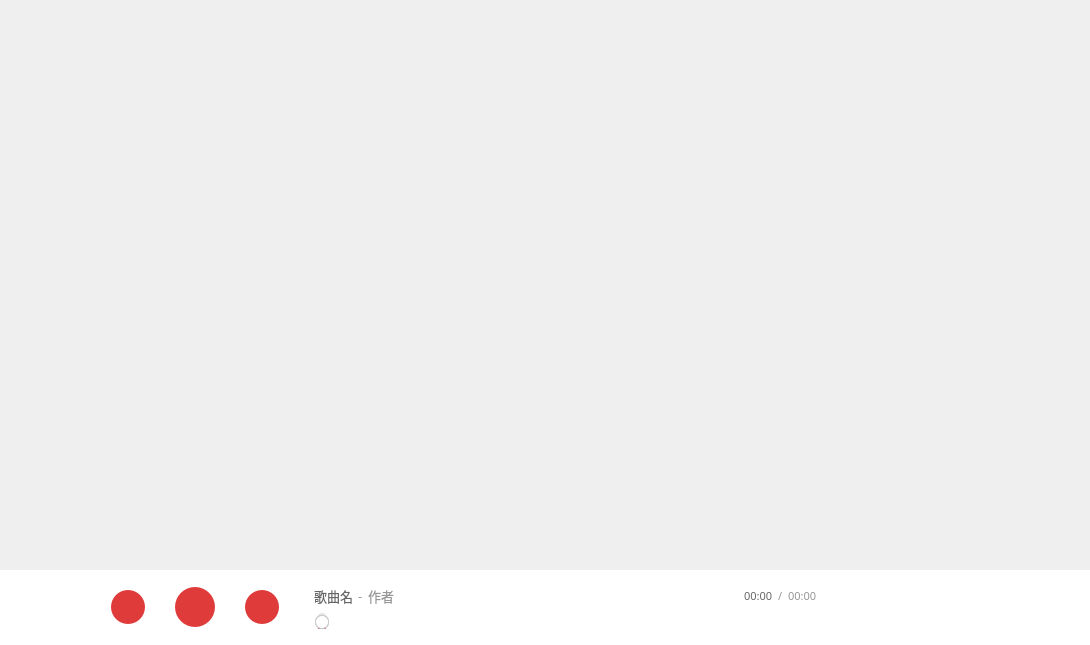
<?xml version="1.0" encoding="UTF-8"?>
<ui version="4.0">
 <class>MainWindow</class>
 <widget class="QMainWindow" name="MainWindow">
  <property name="geometry">
   <rect>
    <x>0</x>
    <y>0</y>
    <width>1090</width>
    <height>645</height>
   </rect>
  </property>
  <property name="sizePolicy">
   <sizepolicy hsizetype="Expanding" vsizetype="MinimumExpanding">
    <horstretch>0</horstretch>
    <verstretch>0</verstretch>
   </sizepolicy>
  </property>
  <property name="minimumSize">
   <size>
    <width>800</width>
    <height>600</height>
   </size>
  </property>
  <property name="windowTitle">
   <string>Netease Music</string>
  </property>
  <property name="windowIcon">
   <iconset resource="../res.qrc">
    <normaloff>:/logo/logo88</normaloff>:/logo/logo88</iconset>
  </property>
  <property name="autoFillBackground">
   <bool>false</bool>
  </property>
  <property name="styleSheet">
   <string notr="true"/>
  </property>
  <property name="animated">
   <bool>true</bool>
  </property>
  <property name="tabShape">
   <enum>QTabWidget::Rounded</enum>
  </property>
  <widget class="QWidget" name="centralwidget">
   <property name="sizePolicy">
    <sizepolicy hsizetype="MinimumExpanding" vsizetype="MinimumExpanding">
     <horstretch>0</horstretch>
     <verstretch>0</verstretch>
    </sizepolicy>
   </property>
   <layout class="QVBoxLayout" name="verticalLayout_3">
    <property name="spacing">
     <number>0</number>
    </property>
    <property name="leftMargin">
     <number>0</number>
    </property>
    <property name="topMargin">
     <number>0</number>
    </property>
    <property name="rightMargin">
     <number>0</number>
    </property>
    <property name="bottomMargin">
     <number>0</number>
    </property>
    <item>
     <widget class="QStackedWidget" name="stackedWidget">
      <property name="sizePolicy">
       <sizepolicy hsizetype="MinimumExpanding" vsizetype="MinimumExpanding">
        <horstretch>0</horstretch>
        <verstretch>0</verstretch>
       </sizepolicy>
      </property>
      <property name="minimumSize">
       <size>
        <width>0</width>
        <height>0</height>
       </size>
      </property>
      <property name="currentIndex">
       <number>1</number>
      </property>
      <widget class="QWidget" name="page_3"/>
      <widget class="QWidget" name="page_4"/>
     </widget>
    </item>
    <item>
     <widget class="QWidget" name="widget" native="true">
      <property name="sizePolicy">
       <sizepolicy hsizetype="MinimumExpanding" vsizetype="Preferred">
        <horstretch>0</horstretch>
        <verstretch>0</verstretch>
       </sizepolicy>
      </property>
      <property name="maximumSize">
       <size>
        <width>16777215</width>
        <height>75</height>
       </size>
      </property>
      <property name="styleSheet">
       <string notr="true">background-color: rgb(255, 255, 255);</string>
      </property>
      <layout class="QHBoxLayout" name="horizontalLayout_6">
       <property name="spacing">
        <number>35</number>
       </property>
       <property name="leftMargin">
        <number>1</number>
       </property>
       <property name="topMargin">
        <number>1</number>
       </property>
       <property name="rightMargin">
        <number>64</number>
       </property>
       <property name="bottomMargin">
        <number>1</number>
       </property>
       <item>
        <widget class="QPushButton" name="coverButton">
         <property name="minimumSize">
          <size>
           <width>75</width>
           <height>75</height>
          </size>
         </property>
         <property name="maximumSize">
          <size>
           <width>75</width>
           <height>75</height>
          </size>
         </property>
         <property name="styleSheet">
          <string notr="true">border:none;</string>
         </property>
         <property name="text">
          <string/>
         </property>
         <property name="icon">
          <iconset resource="../res.qrc">
           <normaloff>:/img/default-cover</normaloff>:/img/default-cover</iconset>
         </property>
         <property name="iconSize">
          <size>
           <width>75</width>
           <height>75</height>
          </size>
         </property>
         <property name="autoDefault">
          <bool>false</bool>
         </property>
         <property name="default">
          <bool>false</bool>
         </property>
         <property name="flat">
          <bool>false</bool>
         </property>
        </widget>
       </item>
       <item>
        <layout class="QHBoxLayout" name="horizontalLayout">
         <property name="spacing">
          <number>30</number>
         </property>
         <item>
          <widget class="QPushButton" name="lastButton">
           <property name="minimumSize">
            <size>
             <width>34</width>
             <height>34</height>
            </size>
           </property>
           <property name="styleSheet">
            <string notr="true">QPushButton {background-color: rgb(223, 59, 59);
border-radius: 17px;}

QPushButton:pressed {background-color:#BC2F2D}</string>
           </property>
           <property name="text">
            <string/>
           </property>
           <property name="icon">
            <iconset resource="../res.qrc">
             <normaloff>:/icon/last</normaloff>:/icon/last</iconset>
           </property>
           <property name="iconSize">
            <size>
             <width>18</width>
             <height>18</height>
            </size>
           </property>
           <property name="autoDefault">
            <bool>false</bool>
           </property>
           <property name="default">
            <bool>false</bool>
           </property>
           <property name="flat">
            <bool>false</bool>
           </property>
          </widget>
         </item>
         <item>
          <widget class="QPushButton" name="playButton">
           <property name="minimumSize">
            <size>
             <width>40</width>
             <height>40</height>
            </size>
           </property>
           <property name="styleSheet">
            <string notr="true">QPushButton {background-color: rgb(223, 59, 59);
border-radius: 20px;}

QPushButton:pressed {background-color:#BC2F2D}</string>
           </property>
           <property name="text">
            <string/>
           </property>
           <property name="icon">
            <iconset resource="../res.qrc">
             <normaloff>:/icon/play</normaloff>:/icon/play</iconset>
           </property>
           <property name="iconSize">
            <size>
             <width>18</width>
             <height>18</height>
            </size>
           </property>
           <property name="autoDefault">
            <bool>false</bool>
           </property>
           <property name="default">
            <bool>false</bool>
           </property>
           <property name="flat">
            <bool>false</bool>
           </property>
          </widget>
         </item>
         <item>
          <widget class="QPushButton" name="nextButton">
           <property name="minimumSize">
            <size>
             <width>34</width>
             <height>34</height>
            </size>
           </property>
           <property name="styleSheet">
            <string notr="true">QPushButton {background-color: rgb(223, 59, 59);
border-radius: 17px;}

QPushButton:pressed {background-color:#BC2F2D}</string>
           </property>
           <property name="text">
            <string/>
           </property>
           <property name="icon">
            <iconset resource="../res.qrc">
             <normaloff>:/icon/next</normaloff>:/icon/next</iconset>
           </property>
           <property name="iconSize">
            <size>
             <width>18</width>
             <height>18</height>
            </size>
           </property>
           <property name="autoDefault">
            <bool>false</bool>
           </property>
           <property name="default">
            <bool>false</bool>
           </property>
           <property name="flat">
            <bool>false</bool>
           </property>
          </widget>
         </item>
        </layout>
       </item>
       <item>
        <layout class="QVBoxLayout" name="verticalLayout">
         <property name="spacing">
          <number>7</number>
         </property>
         <property name="sizeConstraint">
          <enum>QLayout::SetDefaultConstraint</enum>
         </property>
         <property name="rightMargin">
          <number>20</number>
         </property>
         <item>
          <spacer name="verticalSpacer_2">
           <property name="orientation">
            <enum>Qt::Vertical</enum>
           </property>
           <property name="sizeHint" stdset="0">
            <size>
             <width>20</width>
             <height>40</height>
            </size>
           </property>
          </spacer>
         </item>
         <item>
          <widget class="QWidget" name="widget_2" native="true">
           <property name="maximumSize">
            <size>
             <width>16777215</width>
             <height>20</height>
            </size>
           </property>
           <layout class="QHBoxLayout" name="horizontalLayout_4">
            <property name="spacing">
             <number>0</number>
            </property>
            <property name="leftMargin">
             <number>0</number>
            </property>
            <property name="topMargin">
             <number>0</number>
            </property>
            <property name="rightMargin">
             <number>0</number>
            </property>
            <property name="bottomMargin">
             <number>0</number>
            </property>
            <item>
             <layout class="QHBoxLayout" name="horizontalLayout_2">
              <property name="spacing">
               <number>5</number>
              </property>
              <property name="sizeConstraint">
               <enum>QLayout::SetDefaultConstraint</enum>
              </property>
              <item>
               <widget class="QLabel" name="nameLabel">
                <property name="maximumSize">
                 <size>
                  <width>16777215</width>
                  <height>20</height>
                 </size>
                </property>
                <property name="font">
                 <font>
                  <family>Microsoft YaHei</family>
                  <pointsize>10</pointsize>
                 </font>
                </property>
                <property name="autoFillBackground">
                 <bool>false</bool>
                </property>
                <property name="styleSheet">
                 <string notr="true">color: rgb(102, 102, 102);</string>
                </property>
                <property name="text">
                 <string>歌曲名</string>
                </property>
                <property name="scaledContents">
                 <bool>false</bool>
                </property>
                <property name="wordWrap">
                 <bool>false</bool>
                </property>
               </widget>
              </item>
              <item>
               <widget class="QLabel" name="label_2">
                <property name="maximumSize">
                 <size>
                  <width>10</width>
                  <height>20</height>
                 </size>
                </property>
                <property name="font">
                 <font>
                  <family>Microsoft YaHei</family>
                  <pointsize>10</pointsize>
                 </font>
                </property>
                <property name="autoFillBackground">
                 <bool>false</bool>
                </property>
                <property name="styleSheet">
                 <string notr="true">color: rgb(151, 151, 151);</string>
                </property>
                <property name="text">
                 <string>-</string>
                </property>
                <property name="scaledContents">
                 <bool>true</bool>
                </property>
                <property name="wordWrap">
                 <bool>true</bool>
                </property>
               </widget>
              </item>
              <item>
               <widget class="QLabel" name="authorLabel">
                <property name="maximumSize">
                 <size>
                  <width>16777215</width>
                  <height>20</height>
                 </size>
                </property>
                <property name="font">
                 <font>
                  <family>Microsoft YaHei</family>
                  <pointsize>10</pointsize>
                 </font>
                </property>
                <property name="autoFillBackground">
                 <bool>false</bool>
                </property>
                <property name="styleSheet">
                 <string notr="true">color: rgb(151, 151, 151);</string>
                </property>
                <property name="text">
                 <string>作者</string>
                </property>
                <property name="scaledContents">
                 <bool>false</bool>
                </property>
                <property name="alignment">
                 <set>Qt::AlignCenter</set>
                </property>
                <property name="wordWrap">
                 <bool>false</bool>
                </property>
               </widget>
              </item>
             </layout>
            </item>
            <item>
             <spacer name="horizontalSpacer">
              <property name="orientation">
               <enum>Qt::Horizontal</enum>
              </property>
              <property name="sizeType">
               <enum>QSizePolicy::Expanding</enum>
              </property>
              <property name="sizeHint" stdset="0">
               <size>
                <width>0</width>
                <height>0</height>
               </size>
              </property>
             </spacer>
            </item>
            <item>
             <layout class="QHBoxLayout" name="horizontalLayout_3">
              <property name="spacing">
               <number>5</number>
              </property>
              <property name="sizeConstraint">
               <enum>QLayout::SetDefaultConstraint</enum>
              </property>
              <item>
               <widget class="QLabel" name="nowLabel">
                <property name="maximumSize">
                 <size>
                  <width>16777215</width>
                  <height>20</height>
                 </size>
                </property>
                <property name="font">
                 <font>
                  <family>Microsoft YaHei</family>
                  <pointsize>8</pointsize>
                 </font>
                </property>
                <property name="autoFillBackground">
                 <bool>false</bool>
                </property>
                <property name="styleSheet">
                 <string notr="true">color: rgb(102, 102, 102);</string>
                </property>
                <property name="text">
                 <string>00:00</string>
                </property>
                <property name="scaledContents">
                 <bool>true</bool>
                </property>
                <property name="wordWrap">
                 <bool>true</bool>
                </property>
               </widget>
              </item>
              <item>
               <widget class="QLabel" name="label_5">
                <property name="maximumSize">
                 <size>
                  <width>10</width>
                  <height>20</height>
                 </size>
                </property>
                <property name="font">
                 <font>
                  <family>Microsoft YaHei</family>
                  <pointsize>8</pointsize>
                 </font>
                </property>
                <property name="autoFillBackground">
                 <bool>false</bool>
                </property>
                <property name="styleSheet">
                 <string notr="true">color: rgb(151, 151, 151);</string>
                </property>
                <property name="text">
                 <string>/</string>
                </property>
                <property name="scaledContents">
                 <bool>true</bool>
                </property>
                <property name="wordWrap">
                 <bool>true</bool>
                </property>
               </widget>
              </item>
              <item>
               <widget class="QLabel" name="timeLabel">
                <property name="maximumSize">
                 <size>
                  <width>16777215</width>
                  <height>20</height>
                 </size>
                </property>
                <property name="font">
                 <font>
                  <family>Microsoft YaHei</family>
                  <pointsize>8</pointsize>
                 </font>
                </property>
                <property name="autoFillBackground">
                 <bool>false</bool>
                </property>
                <property name="styleSheet">
                 <string notr="true">color: rgb(151, 151, 151);</string>
                </property>
                <property name="text">
                 <string>00:00</string>
                </property>
                <property name="scaledContents">
                 <bool>true</bool>
                </property>
                <property name="wordWrap">
                 <bool>true</bool>
                </property>
               </widget>
              </item>
             </layout>
            </item>
           </layout>
          </widget>
         </item>
         <item>
          <widget class="XSlider" name="slider">
           <property name="minimumSize">
            <size>
             <width>16</width>
             <height>16</height>
            </size>
           </property>
           <property name="maximumSize">
            <size>
             <width>16777215</width>
             <height>16</height>
            </size>
           </property>
           <property name="contextMenuPolicy">
            <enum>Qt::DefaultContextMenu</enum>
           </property>
           <property name="styleSheet">
            <string notr="true">QSlider::horizontal{min-height:16px;color:#ffffff;}QSlider::groove:horizontal{background:#e5e5e5;height:8px;border-radius:4px;}QSlider::add-page:horizontal{background:#e5e5e5;height:8px;border-radius:4px;}QSlider::sub-page:horizontal{background:#d13c3a;height:8px;border-radius:4px;}QSlider::handle:horizontal{width:13px;margin-top:-3px;margin-bottom:-3px;border-radius:6px;background:qradialgradient(spread:pad,cx:0.5,cy:0.5,radius:0.5,fx:0.5,fy:0.5,stop:0.8 #ffffff,stop:0.9 #cbcbcb);}QSlider::vertical{min-width:16px;color:#ffffff;}QSlider::groove:vertical{background:#e5e5e5;width:8px;border-radius:4px;}QSlider::add-page:vertical{background:#d13c3a;width:8px;border-radius:4px;}QSlider::sub-page:vertical{background:#e5e5e5;width:8px;border-radius:4px;}QSlider::handle:vertical{height:14px;margin-left:-3px;margin-right:-3px;border-radius:6px;background:qradialgradient(spread:pad,cx:0.5,cy:0.5,radius:0.5,fx:0.5,fy:0.5,stop:0.8 #ffffff,stop:0.9 #cbcbcb);}</string>
           </property>
           <property name="maximum">
            <number>100</number>
           </property>
           <property name="value">
            <number>0</number>
           </property>
           <property name="tracking">
            <bool>false</bool>
           </property>
           <property name="tickPosition">
            <enum>QSlider::NoTicks</enum>
           </property>
           <property name="sliderHeight" stdset="0">
            <number>8</number>
           </property>
           <property name="normalColor" stdset="0">
            <color>
             <red>229</red>
             <green>229</green>
             <blue>229</blue>
            </color>
           </property>
           <property name="grooveColor" stdset="0">
            <color>
             <red>209</red>
             <green>60</green>
             <blue>58</blue>
            </color>
           </property>
           <property name="handleBorderColor" stdset="0">
            <color>
             <red>203</red>
             <green>203</green>
             <blue>203</blue>
            </color>
           </property>
           <property name="handleColor" stdset="0">
            <color>
             <red>255</red>
             <green>255</green>
             <blue>255</blue>
            </color>
           </property>
           <property name="textColor" stdset="0">
            <color>
             <red>255</red>
             <green>255</green>
             <blue>255</blue>
            </color>
           </property>
          </widget>
         </item>
         <item>
          <spacer name="verticalSpacer">
           <property name="orientation">
            <enum>Qt::Vertical</enum>
           </property>
           <property name="sizeHint" stdset="0">
            <size>
             <width>20</width>
             <height>40</height>
            </size>
           </property>
          </spacer>
         </item>
        </layout>
       </item>
       <item>
        <widget class="QPushButton" name="orderButton">
         <property name="minimumSize">
          <size>
           <width>28</width>
           <height>28</height>
          </size>
         </property>
         <property name="maximumSize">
          <size>
           <width>28</width>
           <height>28</height>
          </size>
         </property>
         <property name="styleSheet">
          <string notr="true">QPushButton 
{
background-color: rgba(223, 59, 59, 0);
border:none;
}</string>
         </property>
         <property name="text">
          <string/>
         </property>
         <property name="icon">
          <iconset resource="../res.qrc">
           <normaloff>:/icon/sequence</normaloff>:/icon/sequence</iconset>
         </property>
         <property name="iconSize">
          <size>
           <width>22</width>
           <height>22</height>
          </size>
         </property>
         <property name="autoDefault">
          <bool>false</bool>
         </property>
         <property name="default">
          <bool>false</bool>
         </property>
         <property name="flat">
          <bool>false</bool>
         </property>
        </widget>
       </item>
       <item>
        <widget class="QPushButton" name="volumeButtom">
         <property name="minimumSize">
          <size>
           <width>28</width>
           <height>28</height>
          </size>
         </property>
         <property name="maximumSize">
          <size>
           <width>28</width>
           <height>28</height>
          </size>
         </property>
         <property name="styleSheet">
          <string notr="true">QPushButton 
{
background-color: rgba(223, 59, 59, 0);
border:none;
}</string>
         </property>
         <property name="text">
          <string/>
         </property>
         <property name="icon">
          <iconset resource="../res.qrc">
           <normaloff>:/icon/volume</normaloff>:/icon/volume</iconset>
         </property>
         <property name="iconSize">
          <size>
           <width>22</width>
           <height>22</height>
          </size>
         </property>
         <property name="autoDefault">
          <bool>false</bool>
         </property>
         <property name="default">
          <bool>false</bool>
         </property>
         <property name="flat">
          <bool>false</bool>
         </property>
        </widget>
       </item>
       <item>
        <widget class="QPushButton" name="playListButton">
         <property name="minimumSize">
          <size>
           <width>28</width>
           <height>28</height>
          </size>
         </property>
         <property name="maximumSize">
          <size>
           <width>28</width>
           <height>28</height>
          </size>
         </property>
         <property name="styleSheet">
          <string notr="true">QPushButton 
{
background-color: rgba(223, 59, 59, 0);
border:none;
}</string>
         </property>
         <property name="text">
          <string/>
         </property>
         <property name="icon">
          <iconset resource="../res.qrc">
           <normaloff>:/icon/play_list</normaloff>:/icon/play_list</iconset>
         </property>
         <property name="iconSize">
          <size>
           <width>22</width>
           <height>22</height>
          </size>
         </property>
         <property name="autoDefault">
          <bool>false</bool>
         </property>
         <property name="default">
          <bool>false</bool>
         </property>
         <property name="flat">
          <bool>false</bool>
         </property>
        </widget>
       </item>
      </layout>
     </widget>
    </item>
   </layout>
  </widget>
 </widget>
 <customwidgets>
  <customwidget>
   <class>XSlider</class>
   <extends>QSlider</extends>
   <header>xslider.h</header>
  </customwidget>
 </customwidgets>
 <resources>
  <include location="../res.qrc"/>
 </resources>
 <connections/>
</ui>
